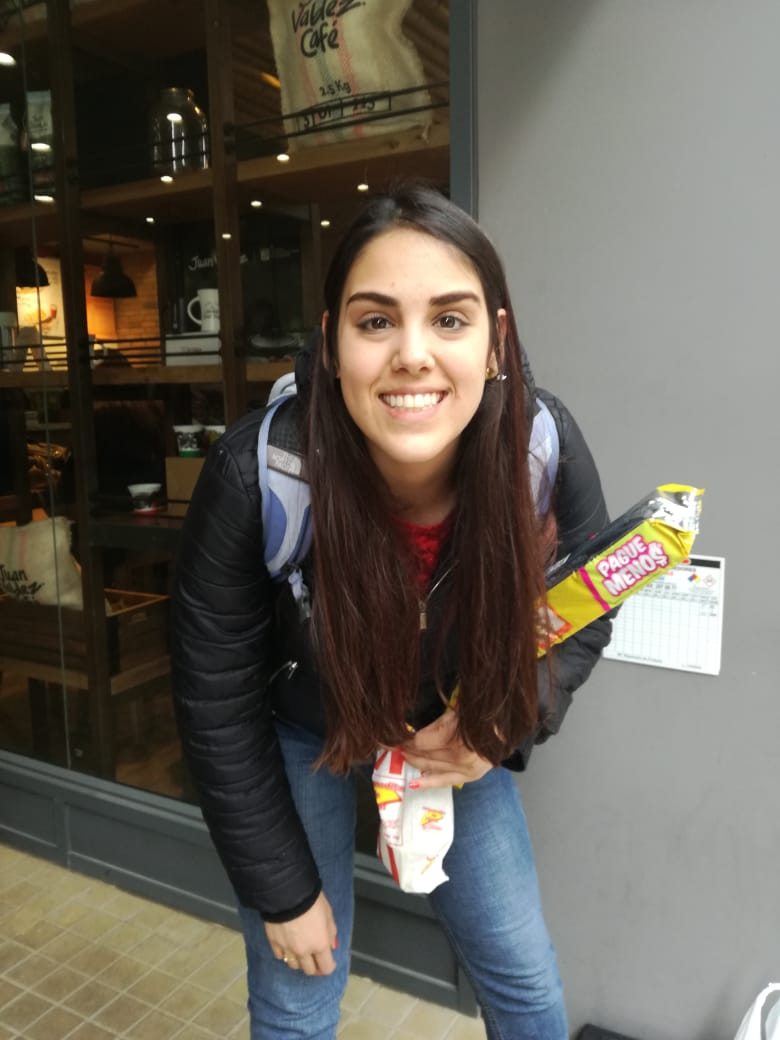
#> input picture 04-Hybrid/Complement Code/P2.jpeg, 780 x 1040 px
$ python run_Hybrid.py   (older library calls are emulated)
#> lines starting #> are read from the running program, lines starting #| are printed output that depends on the picture
# -*- coding: utf-8 -*-
"""
Created on Thu Feb 21 07:32:53 2019

@author: NataliaDurán
"""
#import os, random, shutil, urllib, zipfile
import numpy as np
#import pandas as pd
import matplotlib.pyplot as plt
import matplotlib.image as mpimg
from numpy.fft import fft2, ifft2, fftshift, ifftshift
import math
import subprocess
from scipy import ndimage as ndi
from scipy import misc
from PIL import Image, ImageFilter

try:
    import cv2
except ImportError:
    subprocess.call(['pip','install','opencv-contrib-python'])
import cv2
#https://stackoverflow.com/questions/6094957/high-pass-filter-for-image-processing-in-python-by-using-scipy-numpy


def scaleSpectrum(A):
    return np.real(np.log10(np.absolute(A) + np.ones(A.shape)))

def high(numRows, numCols, sigma, highp=True):
   centerI = int(numRows/2) + 1 if numRows % 2 == 1 else int(numRows/2)
   centerJ = int(numCols/2) + 1 if numCols % 2 == 1 else int(numCols/2)
   def gaussian(i,j):
      coefficient = math.exp(-1.0 * ((i - centerI)**2 + (j - centerJ)**2) / (2 * sigma**2))
      return 1 - coefficient if highp else coefficient

   return np.array([[gaussian(i,j) for j in range(numCols)] for i in range(numRows)])

def filterDFT(imageMatrix, filterMatrix):
   shiftedDFT = fftshift(fft2(imageMatrix))
   #misc.imsave("dft.png", scaleSpectrum(shiftedDFT))

   filteredDFT = shiftedDFT * filterMatrix
   #misc.imsave("filtered-dft.png", scaleSpectrum(filteredDFT))
   return ifft2(ifftshift(filteredDFT))


def highFilter (img, sigma):
      n,m = img.shape
      return filterDFT(img, high(n, m, sigma,highp=True))

def lowFilter (img, sigma):
      n,m = img.shape
      return filterDFT(img, high(n, m, sigma,highp=False))

def hybridImage(highFreqImg, lowFreqImg, sigmaHigh, sigmaLow):
   highPassed = highFilter(highFreqImg, sigmaHigh)
   lowPassed = lowFilter(lowFreqImg, sigmaLow)

   return highPassed + lowPassed


img=mpimg.imread('P2.jpeg')
#> img is the input picture: shape (1040, 780, 3); mean R, G, B 100.9, 95.6, 86.1
plt.axis("off")
#plt.imshow(img)
#plt.show()

img=cv2.imread('P1.jpeg')
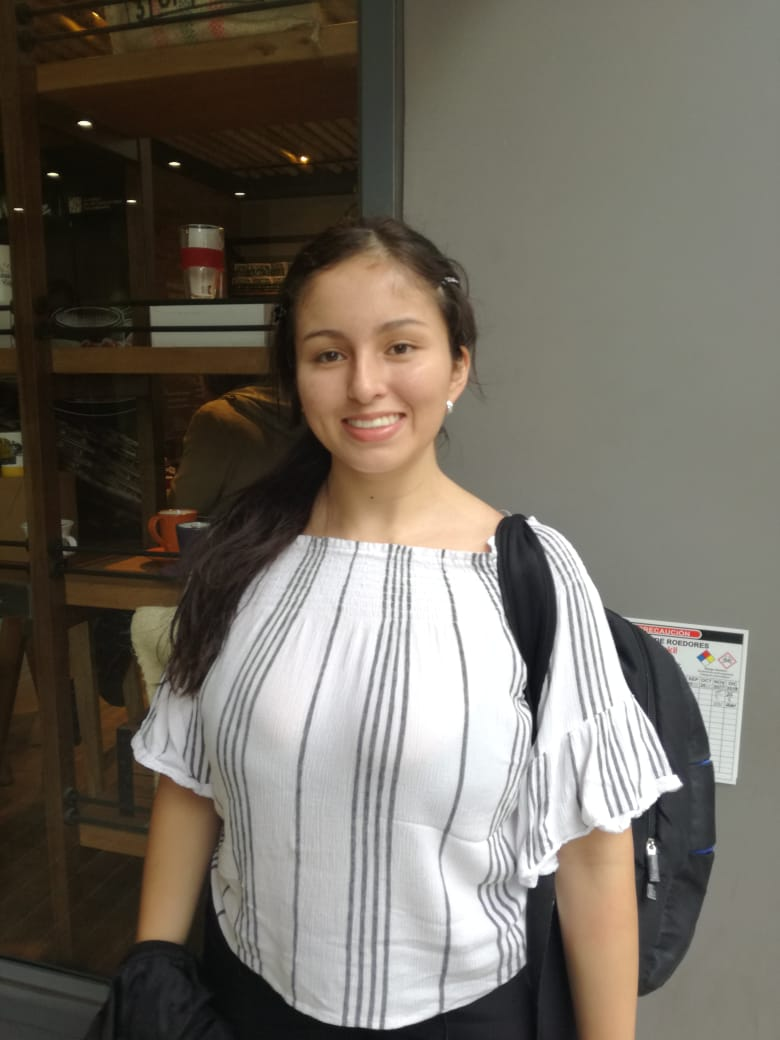
#> input picture 04-Hybrid/Complement Code/P1.jpeg, 780 x 1040 px
#> img is the input picture: shape (1040, 780, 3); mean B, G, R 96, 105.9, 112.1
plt.axis("off")
# [31 lines of commented-out code are left out]
img1=ndi.imread('P1.jpeg', flatten=True)
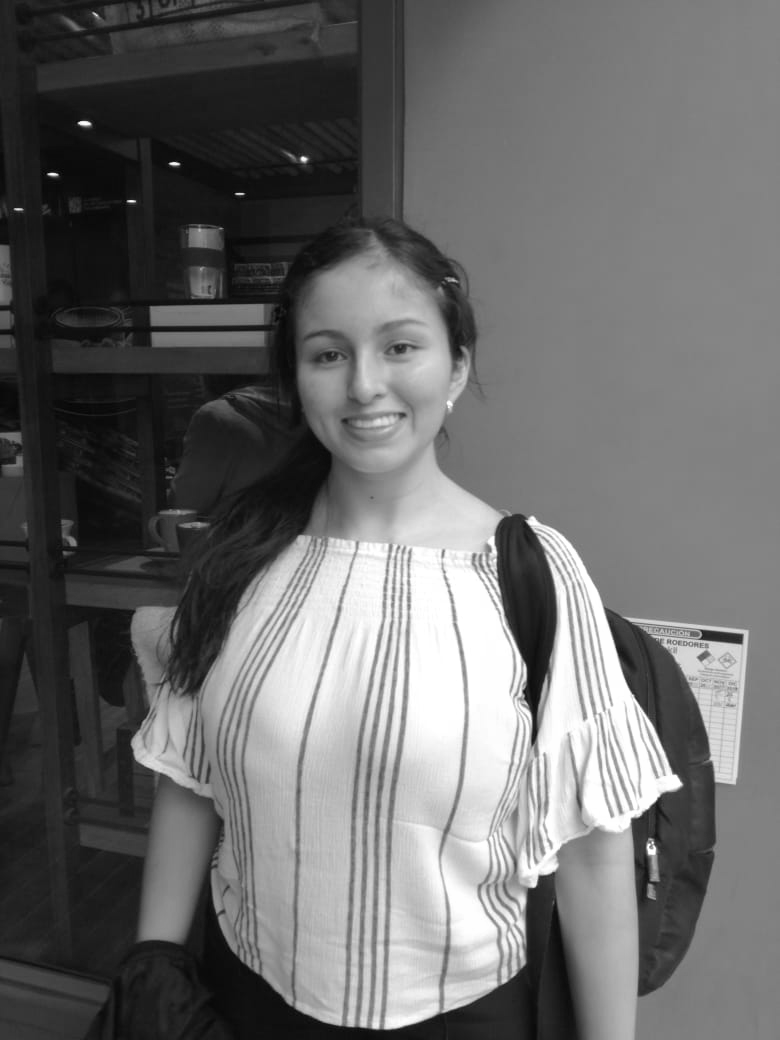
#> img1: shape (1040, 780) float32; min 1.78, max 255, mean 106.6
img2=ndi.imread('P2.jpeg', flatten=True)
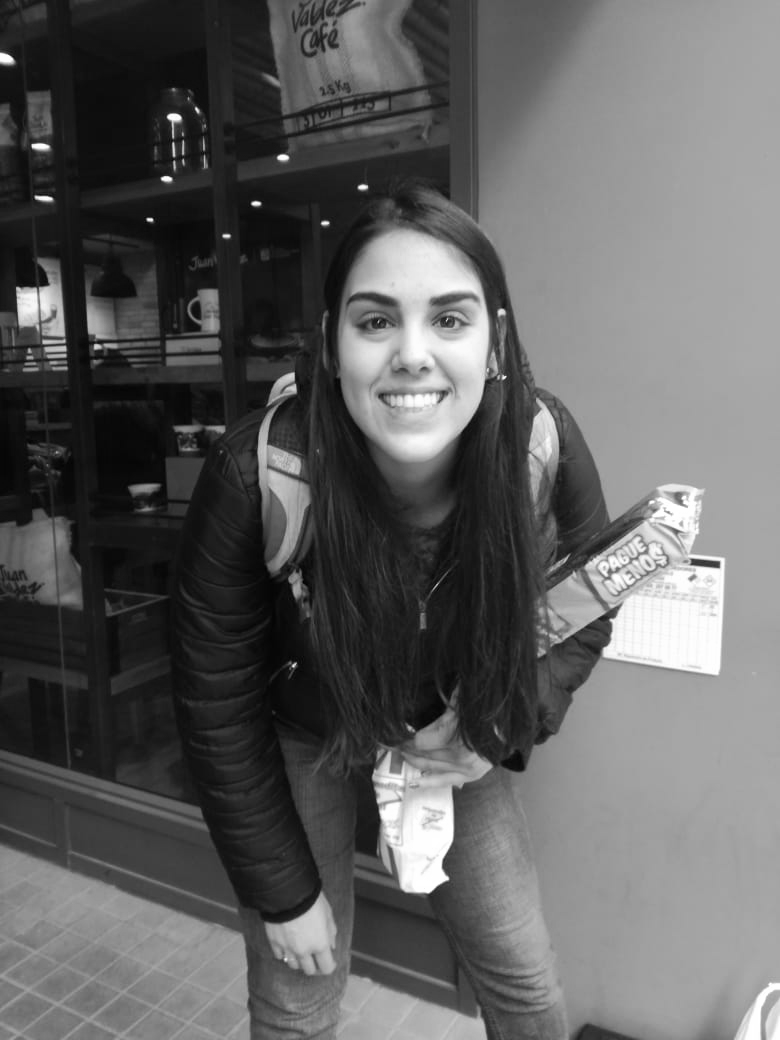
#> img2: shape (1040, 780) float32; min 1.16, max 255, mean 96.1
img=hybridImage(img1,img2,15,15)
misc.imsave("hibrida_filtros.jpeg", np.real(img))
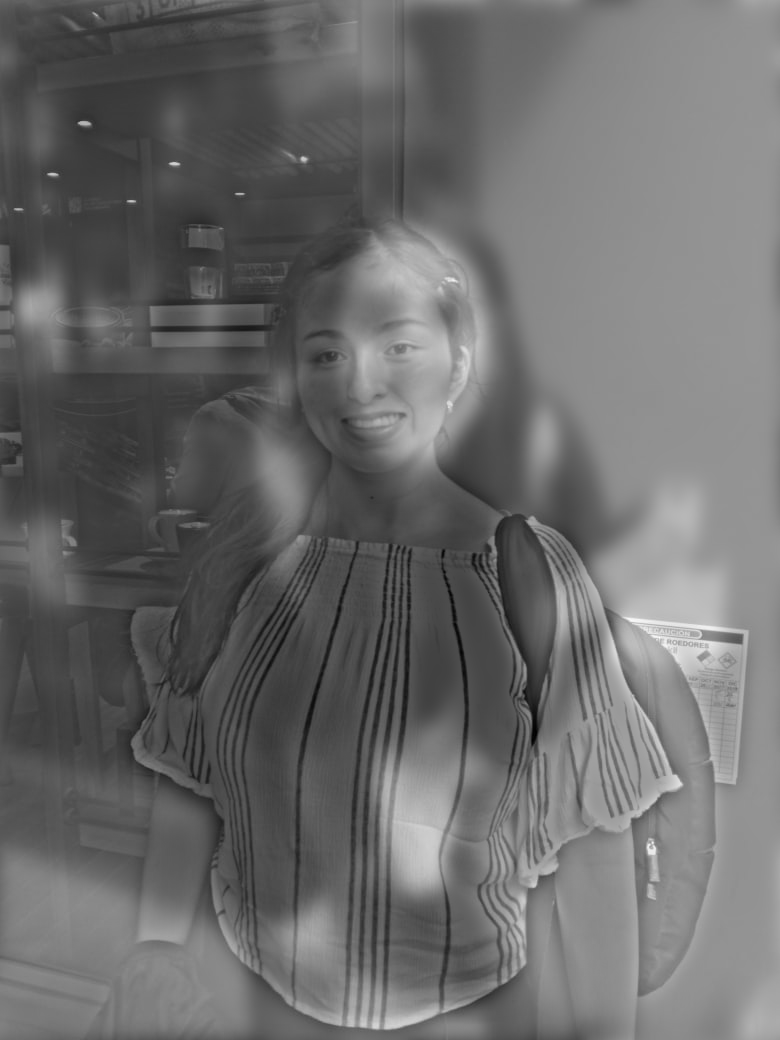
#> saved as hibrida_filtros.jpeg: PIL image 780x1040 L; min 0, max 255, mean 106.7
imgh=cv2.imread('hibrida_filtros.jpeg')
#> imgh: shape (1040, 780, 3); min 0, max 254, mean 106.7
plt.axis("off")
plt.imshow(cv2.cvtColor(imgh, cv2.COLOR_BGR2RGB))
plt.show()
# [11 lines of commented-out code are left out]
